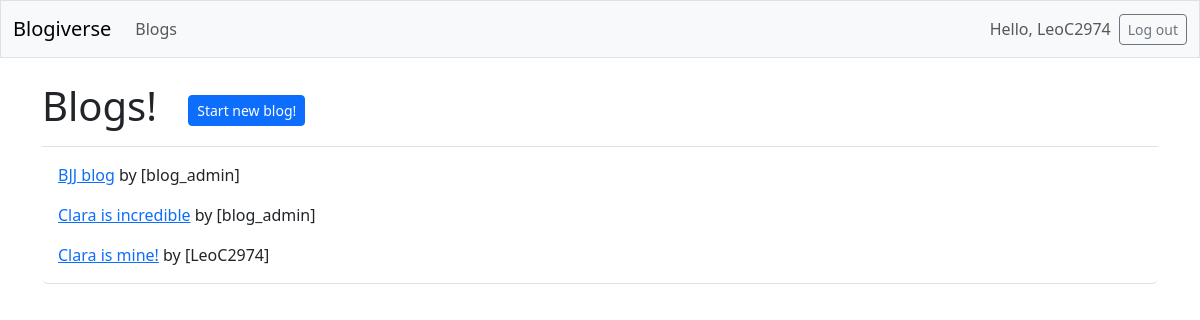
The page /blogs/ (signed in) on the database its author committed.
### blogs/models.py (models this page shows, shortened)
class Blog(models.Model):
    title = models.CharField(max_length=200)
    date_added = models.DateTimeField(auto_now_add=True)
    owner = models.ForeignKey(User, on_delete=models.CASCADE)

### blogs/views.py (the view)
# urls.py: path('', include('blogs.urls')),
def blogs(request):
    blogs = Blog.objects.order_by('date_added')
    context = {'blogs': blogs}
    return render(request, 'blogs/blogs.html', context)

### blogs/templates/blogs/blogs.html (shortened to what this page needs)
{% extends 'blogs/base.html' %}
{% block page_header %}
  <h1>Blogs! &nbsp;
    <a class="btn btn-primary btn-sm" href="{% url 'blogs:new_blog' %}">
    Start new blog!</a>
{% endblock page_header %}
{% block content %}
  <ul class="list-group border-bottom pb-2 mb-4">
    {% for blog in blogs %}
      <li class="list-group-item border-0">
        <a href="{% url 'blogs:blog' blog.id %}">{{ blog.title }}</a>
        by [{{ blog.owner }}]
      </li>
    {% empty %}
      <li class="list-group-item border-0">0 Blogs have been posted yet.</li>
    {% endfor %}
  </ul>
{% endblock content %}

### blogs/templates/blogs/base.html (shortened to what this page needs)
<!DOCTYPE html>
<html lang="en">
<head>
  {% load django_bootstrap5 %}
  {% bootstrap_css %}
</head>
<body>
  <nav class="navbar navbar-expand-md navbar-light bg-light mb-4 border">
    <div class="container-fluid">
      <a class="navbar-brand" href="{% url 'blogs:index' %}">Blogiverse</a>
      <div class="collapse navbar-collapse" id="navbarCollapse">
        <ul class="navbar-nav me-auto mb-2 mb-md-0">
          <li class="nav-item">
            <a class="nav-link" href="{% url 'blogs:blogs' %}">Blogs</a>
          </li>
        </ul>
        <ul class="navbar-nav ms-auto mb-2 mb-md-0">
          {% if user.is_authenticated %}
            <li class="nav-item">
              <span class="navbar-text me-2">Hello, {{ user.username }}</span>
            </li>
          {% endif %}
        </ul>
        {% if user.is_authenticated %}
          <form action="{% url 'accounts:logout' %}" method="post">
            <button name="submit" class="btn btn-outline-secondary btn-sm">
              Log out</button>
        {% endif %}
          </form>
      </div>
    </div>
  </nav>
<main class="container">
  <div class="pb-2 mb-2 border-bottom">
    {% block page_header %}{% endblock page_header %}
  </div>
  <div>
    {% block content %}{% endblock content %}
  </div>
</main>
</body>
</html>

### rows shown on the page
Blog: title "BJJ blog", owner "blog_admin"
Blog: title "Clara is incredible", owner "blog_admin"
Blog: title "Clara is mine!", owner "LeoC2974"

### other values the page prints
{{ user.username }} "LeoC2974"
